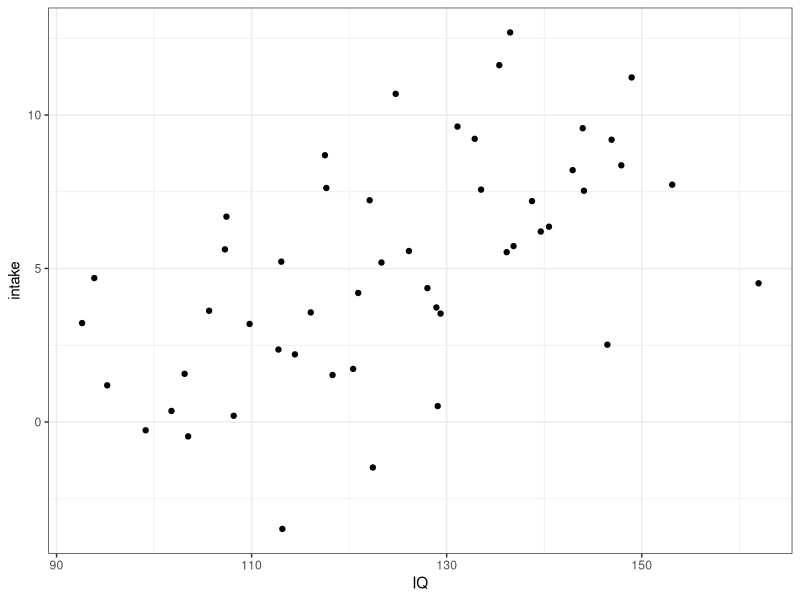
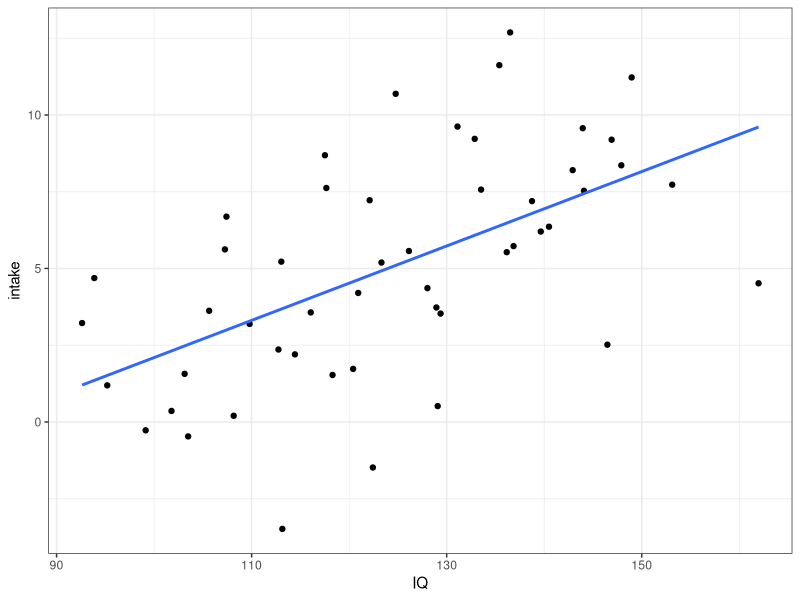
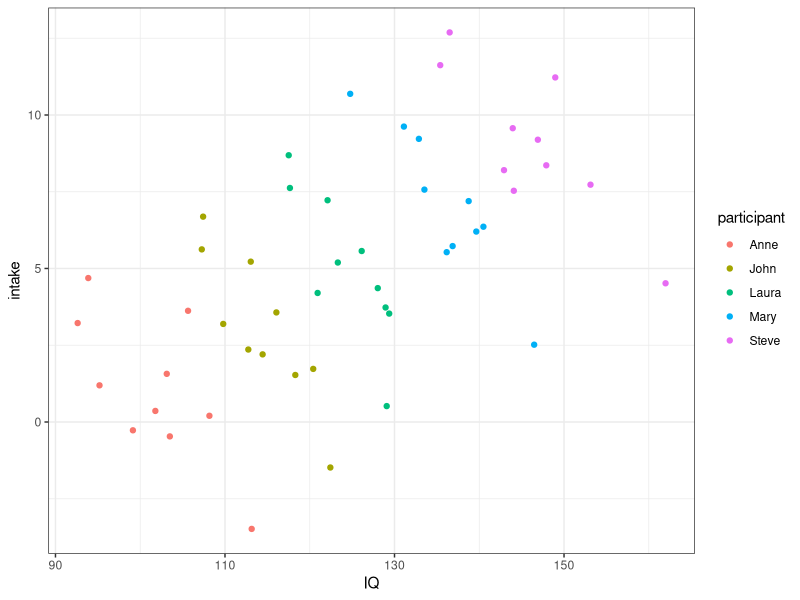
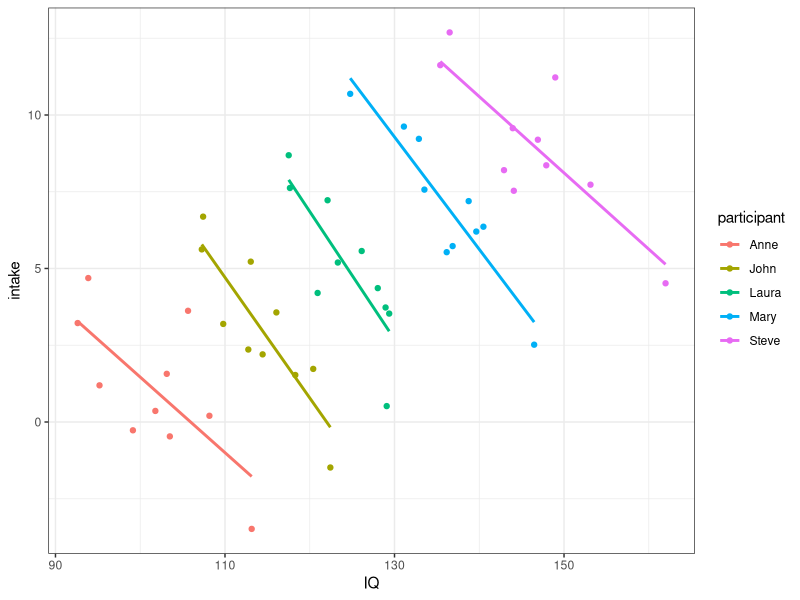

These figures' R source, in order:
## ---- chunk 1
#| include: false
library(tidyverse)
theme_set(theme_bw())
## ---- chunk 2
#| include: false
n_part <- 5
n_obs <- 10
mu_00 <- 100
mu_01 <- 5 #between-person effect
mu_10 <- -2 #withinperson effect

nonindependence_df <- tibble(
  participant = c("Anne", "John", "Laura", "Mary", "Steve"),
  intake_mean = seq(from = 1, to = 10, by = 2),
  u0 = rnorm(n_part, 0, 2)
) |>
  mutate(
    IQ_baseline = mu_00 + mu_01 * intake_mean + u0,
    β_within = mu_10
  )|>
  mutate(obs = list(1:n_obs)) |>
  unnest(obs) |>
  mutate(
    intake = intake_mean + rnorm(n_obs, 0, 2), 
    dev_intake = intake - intake_mean,
    IQ = IQ_baseline + β_within * dev_intake + rnorm(n(), 0, 3)
  )
## ---- chunk 3
#| echo: false
nonindependence_df |>
  ggplot() +
  aes(x = IQ, y = intake) +
  geom_point()
## ---- chunk 4
#| echo: false
nonindependence_df |>
  ggplot() +
  aes(x = IQ, y = intake) +
  geom_point()+
  geom_smooth(method="lm", se=FALSE)
## ---- chunk 5
#| echo: false
nonindependence_df |>
  ggplot() +
  aes(x = IQ, y = intake, colour = participant) +
  geom_point()
## ---- chunk 6
#| echo: false
nonindependence_df |>
  ggplot() +
  aes(x = IQ, y = intake, colour = participant) +
  geom_point()+
  geom_smooth(method="lm", se=FALSE)
